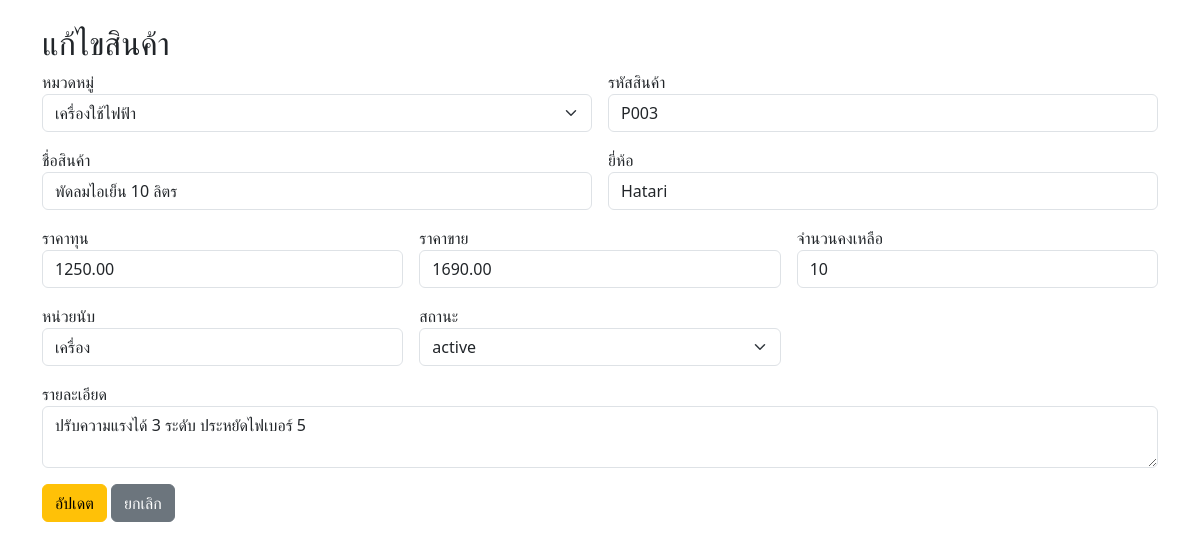
The page /edit.php?id=3 on the database its author committed.
### tables this page shows
CREATE TABLE `products` (
  `product_id` int(11) NOT NULL,
  `category_id` int(11) NOT NULL,
  `product_code` varchar(20) NOT NULL,
  `product_name` varchar(150) NOT NULL,
  `brand` varchar(50) DEFAULT NULL,
  `cost_price` decimal(10,2) NOT NULL DEFAULT 0.00,
  `selling_price` decimal(10,2) NOT NULL DEFAULT 0.00,
  `stock_quantity` int(11) NOT NULL DEFAULT 0,
  `unit` varchar(20) DEFAULT 'ชิ้น',
  `detail` text DEFAULT NULL,
  `status` enum('active','inactive') DEFAULT 'active',
  `updated_at` datetime DEFAULT current_timestamp() ON UPDATE current_timestamp()
);

CREATE TABLE `categories` (
  `category_id` int(11) NOT NULL,
  `category_name` varchar(100) NOT NULL,
  `category_description` text DEFAULT NULL,
  `created_at` timestamp NOT NULL DEFAULT current_timestamp()
);

### edit.php (the view, shortened to what this page needs)
<?php
require_once 'config.php';
$id = $_GET['id'];
$stmt = $conn->prepare("SELECT * FROM products WHERE product_id = ?");
$stmt->execute([$id]);
$product = $stmt->fetch();
$categories = $conn->query("SELECT * FROM categories")->fetchAll();
?>
<!DOCTYPE html>
<html lang="th">
<head>
    <link rel="stylesheet" href="https://cdn.jsdelivr.net/npm/bootstrap@5.3.0/dist/css/bootstrap.min.css">
</head>
<body class="container mt-4">
    <h2>แก้ไขสินค้า</h2>
    <form method="POST" class="row g-3">
        <div class="col-md-6">
            <label>หมวดหมู่</label>
            <select name="category_id" class="form-select">
                <?php foreach ($categories as $cat): ?>
                    <option value="<?= $cat['category_id'] ?>" <?= $cat['category_id'] == $product['category_id'] ? 'selected' : '' ?>><?= $cat['category_name'] ?></option>
                <?php endforeach; ?>
            </select>
        </div>
        <div class="col-md-6"><label>รหัสสินค้า</label><input type="text" name="product_code" class="form-control" value="<?= $product['product_code'] ?>" required></div>
        <div class="col-md-6"><label>ชื่อสินค้า</label><input type="text" name="product_name" class="form-control" value="<?= $product['product_name'] ?>" required></div>
        <div class="col-md-6"><label>ยี่ห้อ</label><input type="text" name="brand" class="form-control" value="<?= $product['brand'] ?>"></div>
        <div class="col-md-4"><label>ราคาทุน</label><input type="number" step="0.01" name="cost_price" class="form-control" value="<?= $product['cost_price'] ?>" required></div>
        <div class="col-md-4"><label>ราคาขาย</label><input type="number" step="0.01" name="selling_price" class="form-control" value="<?= $product['selling_price'] ?>" required></div>
        <div class="col-md-4"><label>จำนวนคงเหลือ</label><input type="number" name="stock_quantity" class="form-control" value="<?= $product['stock_quantity'] ?>" required></div>
        <div class="col-md-4"><label>หน่วยนับ</label><input type="text" name="unit" class="form-control" value="<?= $product['unit'] ?>"></div>
        <div class="col-md-4">
            <label>สถานะ</label>
            <select name="status" class="form-select">
                <option value="active" <?= $product['status'] == 'active' ? 'selected' : '' ?>>active</option>
            </select>
        </div>
        <div class="col-12"><label>รายละเอียด</label><textarea name="detail" class="form-control"><?= $product['detail'] ?></textarea></div>
        <div class="col-12">
            <button type="submit" class="btn btn-warning">อัปเดต</button>
            <a href="index.php" class="btn btn-secondary">ยกเลิก</a>
        </div>
    </form>
</body>
</html>

### rows shown on the page
products: category_id "เครื่องใช้ไฟฟ้า", product_code "P003", product_name "พัดลมไอเย็น 10 ลิตร", brand "Hatari", cost_price "1250.00", selling_price "1690.00", stock_quantity "10", unit "เครื่อง", status "active", detail "ปรับความแรงได้ 3 ระดับ ประหยัดไฟเบอร์ 5"
